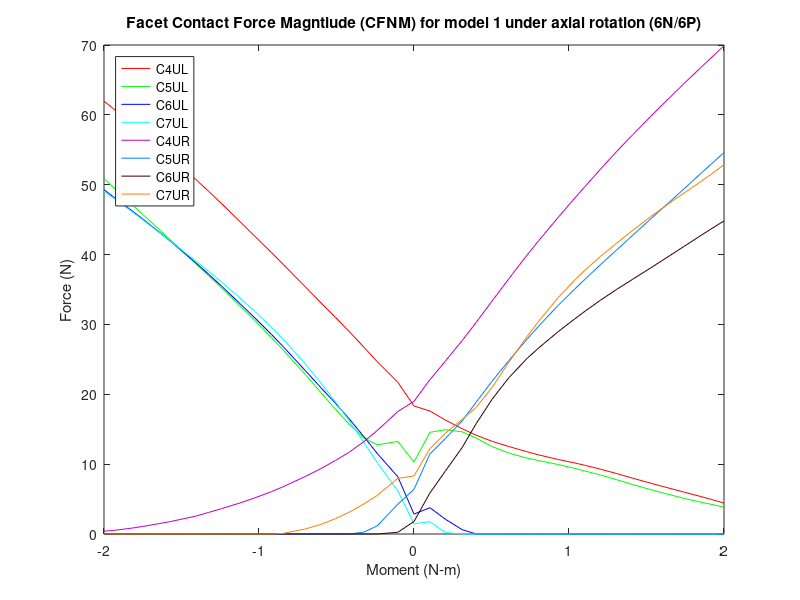

Reproduce this figure in MATLAB.
%% Facet contact force magnitude (N)
% model1_SlideSlide_Tether/6P & 6N

clear all;
%% 6P
figure (6)

c4ulxp=[2 2.05126 2.10091 2.15535 2.20061 2.25209 2.30561 2.36555 2.40191 2.4653 2.51879 2.5529 2.60117 2.65273 2.7052 2.76398 2.80076 2.87223 2.92223 2.95699 3 ]-2;
c4ulyp=[18.3241 17.6072 16.3224 15.065 14.1399 13.2654 12.5248 11.7683 11.325 10.6672 10.1689 9.81393 9.28039 8.66424 7.98861 7.27048 6.83096 5.97878 5.40103 4.97703 4.43634 ];

c4urxp=[2 2.05126 2.10091 2.15535 2.20061 2.25209 2.30561 2.36555 2.40191 2.4653 2.51879 2.5529 2.60117 2.65273 2.7052 2.76398 2.80076 2.87223 2.92223 2.95699 3 ]-2;
c4uryp=[18.9974 22.0841 24.7386 27.6916 30.2966 33.367 36.5234 39.9762 41.9698 45.3322 48.0906 49.797 52.206 54.7098 57.1425 59.7979 61.428 64.5376 66.6481 68.0972 69.885 ];

c5ulxp=[2 2.05126 2.10091 2.15535 2.20061 2.25209 2.30561 2.36555 2.40191 2.4653 2.51879 2.5529 2.60117 2.65273 2.7052 2.76398 2.80076 2.87223 2.92223 2.95699 3 ]-2;
c5ulyp=[10.3024 14.5552 14.9327 14.6288 13.7267 12.5091 11.5856 10.8534 10.5197 9.94357 9.3886 8.9944 8.46211 7.7859 7.08683 6.34695 5.89863 5.08614 4.58643 4.2662 3.85413 ];

c5urxp=[2 2.05126 2.10091 2.15535 2.20061 2.25209 2.30561 2.36555 2.40191 2.4653 2.51879 2.5529 2.60117 2.65273 2.7052 2.76398 2.80076 2.87223 2.92223 2.95699 3 ]-2;
c5uryp=[6.39597 11.4507 13.6543 16.1944 18.8739 21.894 24.807 27.9389 29.7375 32.7438 35.0725 36.5204 38.5397 40.6239 42.7454 45.1244 46.5896 49.4543 51.4885 52.885 54.6039 ];

c6ulxp=[2 2.05126 2.10091 2.15535 2.20061 2.25209 2.30561 2.36555 2.40191 2.4653 2.51879 2.5529 2.60117 2.65273 2.7052 2.76398 2.80076 2.87223 2.92223 2.95699 3 ]-2;
c6ulyp=[2.85077 3.76774 2.12788 0.62098 0.00500761 0.00403986 0.00320761 0.00278903 0.00257942 0.00228644 0.00205009 0.00191115 0.00173366 0.0015569 0.00139283 0.00122417 0.00112807 0.000972007 0.000873934 0.000810551 0.000732676 ];

c6urxp=[2 2.05126 2.10091 2.15535 2.20061 2.25209 2.30561 2.36555 2.40191 2.4653 2.51879 2.5529 2.60117 2.65273 2.7052 2.76398 2.80076 2.87223 2.92223 2.95699 3 ]-2;
c6uryp=[1.789 5.86504 8.99191 12.3827 15.8042 19.2975 22.3578 25.1689 26.6242 28.9743 30.802 31.9341 33.4534 34.9843 36.4591 38.1036 39.1526 41.1999 42.6412 43.6273 44.819 ];

c7ulxp=[2 2.05126 2.10091 2.15535 2.20061 2.25209 2.30561 2.36555 2.40191 2.4653 2.51879 2.5529 2.60117 2.65273 2.7052 2.76398 2.80076 2.87223 2.92223 2.95699 3 ]-2;
c7ulyp=[1.45881 1.76065 0.220551 0.00482471 0.00392179 0.0030508 0.00253513 0.00211681 0.00193259 0.00164552 0.00143481 0.00131468 0.00116038 0.0010122 0.000874874 0.000727926 0.000644149 0.000488789 0.000399923 0.000346117 0.000290409];

c7urxp=[2 2.05126 2.10091 2.15535 2.20061 2.25209 2.30561 2.36555 2.40191 2.4653 2.51879 2.5529 2.60117 2.65273 2.7052 2.76398 2.80076 2.87223 2.92223 2.95699 3 ]-2;
c7uryp=[8.31381 12.2191 14.4066 16.4035 18.1379 20.9868 24.5673 28.3178 30.4441 33.8469 36.3791 37.8277 39.7176 41.5906 43.4518 45.4557 46.6363 48.8471 50.3564 51.4495 52.8734 ];

%% 6N

c4ulxn=-1*[2 2.0523 2.11876 2.16162 2.21039 2.25339 2.30021 2.35024 2.42245 2.45953 2.51292 2.56096 2.62034 2.66253 2.70471 2.78909 2.83128 2.87346 2.91038 2.9697 3]+2;
c4ulyn=[18.3241 21.7243 24.6681 26.7427 29.0428 31.0073 33.0872 35.3686 38.6212 40.2783 42.6054 44.6964 47.2791 49.0546 50.7951 54.1418 55.7693 57.3691 58.7428 60.8895 61.9507];

c4urxn=-1*[2 2.0523 2.11876 2.16162 2.21039 2.25339 2.30021 2.35024 2.42245 2.45953 2.51292 2.56096 2.62034 2.66253 2.70471 2.78909 2.83128 2.87346 2.91038 2.9697 3]+2;
c4uryn=[18.9974 17.5234 14.8087 13.2212 11.6666 10.5267 9.36075 8.24093 6.76297 6.07011 5.17971 4.44847 3.63716 3.08885 2.54901 1.74848 1.41565 1.09262 0.83916 0.511053 0.406386];

c5ulxn=-1*[2 2.0523 2.11876 2.16162 2.21039 2.25339 2.30021 2.35024 2.42245 2.45953 2.51292 2.56096 2.62034 2.66253 2.70471 2.78909 2.83128 2.87346 2.91038 2.9697 3]+2;
c5ulyn=[10.3024 13.251 12.7635 13.7702 15.7678 17.8549 20.2361 22.821 26.3637 28.1073 30.5458 32.6555 35.1952 36.9808 38.7323 42.2347 43.9771 45.6949 47.1921 49.6129 50.8529];

c5urxn=-1*[2 2.0523 2.11876 2.16162 2.21039 2.25339 2.30021 2.35024 2.42245 2.45953 2.51292 2.56096 2.62034 2.66253 2.70471 2.78909 2.83128 2.87346 2.91038 2.9697 3]+2;
c5uryn=[6.39597 4.2621 1.16105 0.269718 0.00492519 0.00466866 0.00448346 0.00431258 0.00405153 0.00391033 0.00370323 0.00352575 0.00331259 0.00316485 0.00301523 0.0027098 0.00255097 0.00239795 0.00226505 0.00205601 0.00195188];

c6ulxn=-1*[2 2.0523 2.11876 2.16162 2.21039 2.25339 2.30021 2.35024 2.42245 2.45953 2.51292 2.56096 2.62034 2.66253 2.70471 2.78909 2.83128 2.87346 2.91038 2.9697 3]+2;
c6ulyn=[2.85077 8.20109 11.5356 13.9344 16.558 18.7125 20.9457 23.3701 26.8469 28.5601 30.913 32.9656 35.4654 37.1902 38.8462 42.0381 43.5529 45.0283 46.2924 48.2637 49.2837];

c6urxn=-1*[2 2.0523 2.11876 2.16162 2.21039 2.25339 2.30021 2.35024 2.42245 2.45953 2.51292 2.56096 2.62034 2.66253 2.70471 2.78909 2.83128 2.87346 2.91038 2.9697 3]+2;
c6uryn=[1.789 0.243732 0.00383762 0.00314371 0.00277195 0.00249035 0.00221197 0.00195004 0.00163456 0.0015024 0.0013252 0.00118634 0.00103085 0.000927241 0.000828534 0.000637674 0.000556591 0.000481108 0.000420577 0.000325587 0.00028095];

c7ulxn=-1*[2 2.0523 2.11876 2.16162 2.21039 2.25339 2.30021 2.35024 2.42245 2.45953 2.51292 2.56096 2.62034 2.66253 2.70471 2.78909 2.83128 2.87346 2.91038 2.9697 3]+2;
c7ulyn=[1.45881 6.17111 10.2239 13.0976 16.2969 18.9189 21.5902 24.3207 27.9298 29.582 31.8312 33.77 36.05 37.5966 39.1085 42.0433 43.4865 44.9183 46.16 48.1044 49.0729];

c7urxn=-1*[2 2.0523 2.11876 2.16162 2.21039 2.25339 2.30021 2.35024 2.42245 2.45953 2.51292 2.56096 2.62034 2.66253 2.70471 2.78909 2.83128 2.87346 2.91038 2.9697 3]+2;
c7uryn=[8.31381 7.96056 5.52038 4.30299 3.08339 2.20069 1.37489 0.722925 0.082898 0.00290911 0.00247388 0.00229999 0.00208739 0.00193768 0.00179096 0.00152053 0.00139461 0.00127298 0.00117377 0.00103101 0.000967651];
%% left

c4xl=2*[flip(c4ulxn(2:21)),c4ulxp];
c4yl=[flip(c4ulyn(2:21)),c4ulyp];
a=plot(c4xl,c4yl,'r');
hold on

c5xl=2*[flip(c5ulxn(2:21)),c5ulxp];
c5yl=[flip(c5ulyn(2:21)),c5ulyp];
b=plot(c5xl,c5yl,'g');
hold on

c6xl=2*[flip(c6ulxn(2:21)),c6ulxp];
c6yl=[flip(c6ulyn(2:21)),c6ulyp];
c=plot(c6xl,c6yl,'b');
hold on

c7xl=2*[flip(c7ulxn(2:21)),c7ulxp];
c7yl=[flip(c7ulyn(2:21)),c7ulyp];
d=plot(c7xl,c7yl,'c');
hold on
%% Right

c4xr=2*[flip(c4urxn(2:21)),c4urxp];
c4yr=[flip(c4uryn(2:21)),c4uryp];
e=plot(c4xr,c4yr,'color',[0.75, 0, 0.75]);
hold on

c5xr=2*[flip(c5urxn(2:21)),c5urxp];
c5yr=[flip(c5uryn(2:21)),c5uryp];
f=plot(c5xr,c5yr,'color',[0 0.5 1]);
hold on

c6xr=2*[flip(c6urxn(2:21)),c6urxp];
c6yr=[flip(c6uryn(2:21)),c6uryp];
g=plot(c6xr,c6yr,'color',[0.2 0 0]);
hold on

c7xr=2*[flip(c7urxn(2:21)),c7urxp];
c7yr=[flip(c7uryn(2:21)),c7uryp];
h=plot(c7xr,c7yr,'color',[1 .5 0]);

leg=[a,b,c,d,e,f,g,h];
title('Facet Contact Force Magntiude (CFNM) for model 1 under axial rotation (6N/6P)')
xlabel('Moment (N-m)')
ylabel('Force (N)')
legend(leg,'C4UL','C5UL','C6UL','C7UL','C4UR','C5UR','C6UR','C7UR','location','northwest')
